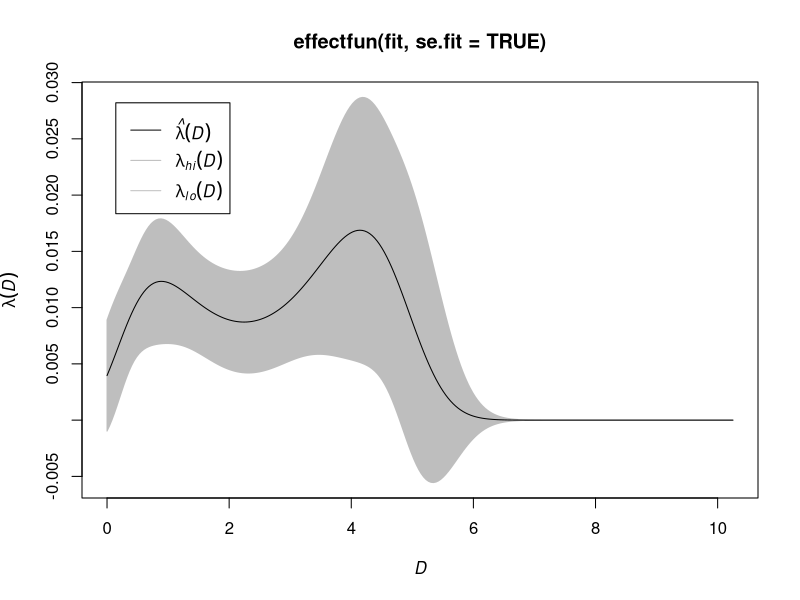
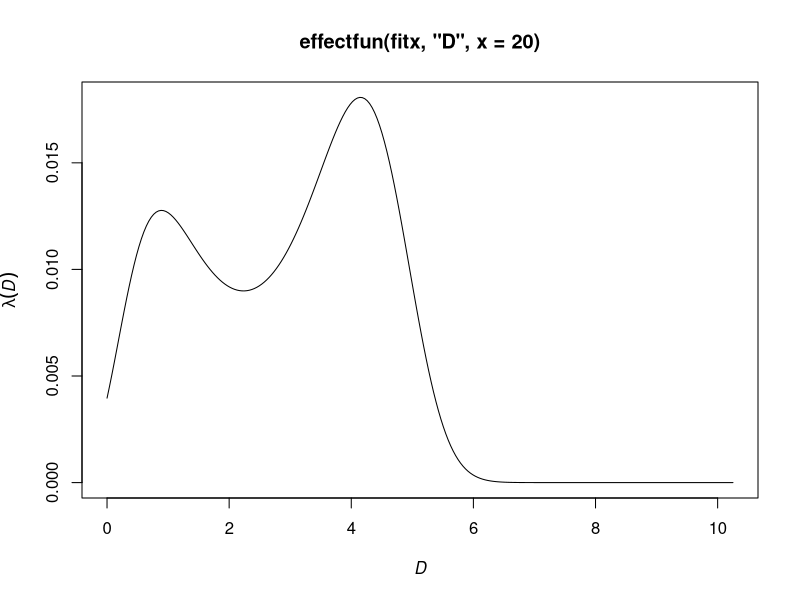

These charts were generated, in order, by the following R code:
library(spatstat)


### Name: effectfun
### Title: Compute Fitted Effect of a Spatial Covariate in a Point Process
###   Model
### Aliases: effectfun
### Keywords: spatial models

### ** Examples

  X <- copper$SouthPoints
  D <- distfun(copper$SouthLines)
  fit <- ppm(X ~ polynom(D, 5))
  effectfun(fit)
  plot(effectfun(fit, se.fit=TRUE))

  fitx <- ppm(X ~ x + polynom(D, 5))
  plot(effectfun(fitx, "D", x=20))
